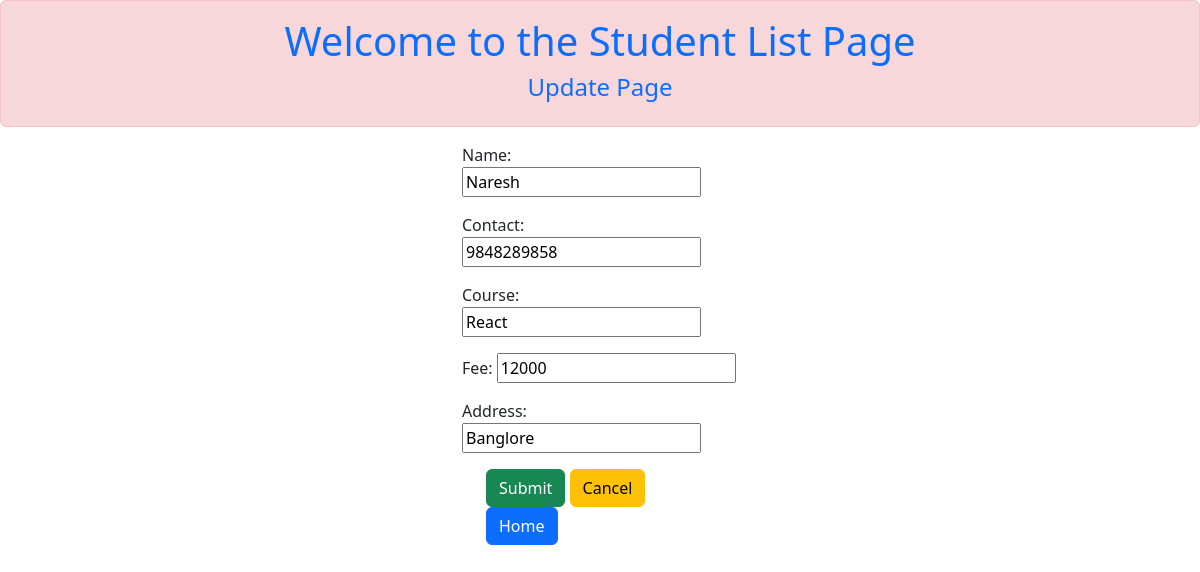
Page /update/4 on the committed database.
### app1/models.py (models this page shows)
class Student(models.Model):
    name = models.CharField(max_length=30)
    contact = models.IntegerField(max_length=10)
    course = models.CharField(max_length=20)
    fee = models.PositiveIntegerField()
    address = models.CharField(max_length=100)

### app1/views.py (the view)
# urls.py: path('update/<int:id>', update, name='update'),
def update(request, id):
    student = Student.objects.get(id=id)
    form = StudentForm(instance=student)
    if request.method == 'POST':
        form = StudentForm(request.POST, instance=student)
        if form.is_valid():
            form.save()
            return redirect('studentdetail')
    return render(request, 'update.html', {'form': form, 'student': student})

### app1/forms.py
class StudentForm(forms.ModelForm):
    class Meta:
        model = Student
        fields = ['name', 'contact', 'course', 'fee','address']

### templates/update.html (shortened to what this page needs)
<!DOCTYPE html>
<html lang="en">
<head>
    <link href="https://cdn.jsdelivr.net/npm/bootstrap@5.2.0-beta1/dist/css/bootstrap.min.css" rel="stylesheet">
</head>
<body>
    <div class="alert alert-danger text-center text-primary h-25" >
        <h1>Welcome to the Student List Page</h1>
        <h4>Update Page</h4>
    </div>
    <div class="container w-25">
    <form method="post">
        {{form.as_p}}
        <div class="mx-4">
            <a href=""><button class="btn btn-success" type="submit">Submit</button></a>
            <a href=""><button class="btn btn-warning" type="reset">Cancel</button></a>
            <a href=""><button class="btn btn-primary" type="submit">Home</button></a>
        </div>
    </form>
    </div>
</body>
</html>

### rows in the picture
Student: name "Naresh", contact "9848289858", course "React", fee "12000", address "Banglore"
